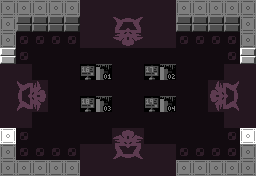

Tiled map render using the project's own tile images. Description and the map definition, with tile-layer contents summarised, below:
An orthogonal 16x11 tile map with 16x16 px tiles, 18 tile layers (Base, Attributes, Base, Attributes, ...), 6 tilesets.

<map version="1.10" tiledversion="1.11.2" orientation="orthogonal" renderorder="right-down" width="16" height="11" tilewidth="16" tileheight="16" infinite="0" nextlayerid="66" nextobjectid="1">
 <properties>
  <property name="category" value="exterior" />
  <property name="color_emphasis" value="0" />
  <property name="dark" type="bool" value="true" />
  <property name="exit_east" type="bool" value="true" />
  <property name="exit_north" type="bool" value="true" />
  <property name="exit_south" type="bool" value="true" />
  <property name="exit_west" type="bool" value="true" />
  <property name="forbid_player_spawning" type="bool" value="false" />
  <property name="has_exit" type="bool" value="true" />
  <property name="is_warp" type="bool" value="true" />
  <property name="raster_effect" value="RASTER_EFFECT_NONE" />
  <property name="room_obj_palette" value="sprite_palette_overworld_table" />
  <property name="room_palette" value="warp_palette_table" />
 </properties>
 <tileset firstgid="1" source="../../MapTiles.tsx" />
 <tileset firstgid="257" source="../../DiscoFloorTiles.tsx" />
 <tileset firstgid="289" source="../../Attributes.tsx" />
 <tileset firstgid="293" source="../../TechnicalTiles.tsx" />
 <tileset firstgid="357" source="../../ExitTiles.tsx" />
 <tileset firstgid="485" source="../../SignTiles.tsx" />
 <layer id="1" name="Base" width="16" height="11" opacity="0.5">
  <data>[176 cells, 176 non-empty, 12 distinct tile ids]</data>
 </layer>
 <layer id="2" name="Attributes" width="16" height="11" opacity="0.2">
  <data>[176 cells, 163 non-empty, 1 distinct tile ids]</data>
 </layer>
 <group id="36" name="Exit - West" class="overlay">
  <properties>
   <property name="adjacent_challenge" type="bool" value="true" />
   <property name="adjacent_exterior" type="bool" value="true" />
   <property name="adjacent_interior" type="bool" value="true" />
   <property name="adjacent_shop" type="bool" value="true" />
   <property name="direction" value="west" />
  </properties>
  <layer id="37" name="Base" width="16" height="11">
   <data>[176 cells, 10 non-empty, 3 distinct tile ids]</data>
  </layer>
  <layer id="38" name="Attributes" width="16" height="11" opacity="0.18">
   <data>[176 cells, 3 non-empty, 1 distinct tile ids]</data>
  </layer>
 </group>
 <group id="30" name="Exit - East" class="overlay">
  <properties>
   <property name="adjacent_challenge" type="bool" value="true" />
   <property name="adjacent_exterior" type="bool" value="true" />
   <property name="adjacent_interior" type="bool" value="true" />
   <property name="adjacent_shop" type="bool" value="true" />
   <property name="direction" value="east" />
  </properties>
  <layer id="31" name="Base" width="16" height="11">
   <data>[176 cells, 10 non-empty, 3 distinct tile ids]</data>
  </layer>
  <layer id="32" name="Attributes" width="16" height="11" opacity="0.2">
   <data>[176 cells, 6 non-empty, 1 distinct tile ids]</data>
  </layer>
 </group>
 <group id="33" name="Exit - South" class="overlay">
  <properties>
   <property name="adjacent_challenge" type="bool" value="true" />
   <property name="adjacent_exterior" type="bool" value="true" />
   <property name="adjacent_interior" type="bool" value="true" />
   <property name="adjacent_shop" type="bool" value="true" />
   <property name="direction" value="south" />
  </properties>
  <layer id="34" name="Base" width="16" height="11">
   <data>[176 cells, 12 non-empty, 1 distinct tile ids]</data>
  </layer>
  <layer id="35" name="Attributes" width="16" height="11" opacity="0.13">
   <data>[176 cells, 0 non-empty, 0 distinct tile ids]</data>
  </layer>
 </group>
 <group id="39" name="Exit - North" class="overlay">
  <properties>
   <property name="adjacent_challenge" type="bool" value="true" />
   <property name="adjacent_exterior" type="bool" value="true" />
   <property name="adjacent_interior" type="bool" value="true" />
   <property name="adjacent_shop" type="bool" value="true" />
   <property name="direction" value="north" />
  </properties>
  <layer id="40" name="Base" width="16" height="11">
   <data>[176 cells, 18 non-empty, 1 distinct tile ids]</data>
  </layer>
  <layer id="41" name="Attributes" width="16" height="11" opacity="0.13">
   <data>[176 cells, 0 non-empty, 0 distinct tile ids]</data>
  </layer>
 </group>
 <group id="45" name="Challenge - West" class="overlay">
  <properties>
   <property name="adjacent_challenge" type="bool" value="true" />
   <property name="adjacent_exterior" type="bool" value="false" />
   <property name="adjacent_interior" type="bool" value="false" />
   <property name="adjacent_shop" type="bool" value="false" />
   <property name="direction" value="west" />
  </properties>
  <layer id="46" name="Base" width="16" height="11">
   <data>[176 cells, 4 non-empty, 4 distinct tile ids]</data>
  </layer>
  <layer id="47" name="Attributes" width="16" height="11" opacity="0.2">
   <data>[176 cells, 0 non-empty, 0 distinct tile ids]</data>
  </layer>
 </group>
 <group id="42" name="Challenge - East" class="overlay">
  <properties>
   <property name="adjacent_challenge" type="bool" value="true" />
   <property name="adjacent_exterior" type="bool" value="false" />
   <property name="adjacent_interior" type="bool" value="false" />
   <property name="adjacent_shop" type="bool" value="false" />
   <property name="direction" value="east" />
  </properties>
  <layer id="43" name="Base" width="16" height="11">
   <data>[176 cells, 4 non-empty, 4 distinct tile ids]</data>
  </layer>
  <layer id="44" name="Attributes" width="16" height="11" opacity="0.2">
   <data>[176 cells, 0 non-empty, 0 distinct tile ids]</data>
  </layer>
 </group>
 <group id="51" name="Challenge - South" class="overlay">
  <properties>
   <property name="adjacent_challenge" type="bool" value="true" />
   <property name="adjacent_exterior" type="bool" value="false" />
   <property name="adjacent_interior" type="bool" value="false" />
   <property name="adjacent_shop" type="bool" value="false" />
   <property name="direction" value="south" />
  </properties>
  <layer id="52" name="Base" width="16" height="11">
   <data>[176 cells, 4 non-empty, 4 distinct tile ids]</data>
  </layer>
  <layer id="53" name="Attributes" width="16" height="11" opacity="0.2">
   <data>[176 cells, 0 non-empty, 0 distinct tile ids]</data>
  </layer>
 </group>
 <group id="48" name="Challenge - North" class="overlay">
  <properties>
   <property name="adjacent_challenge" type="bool" value="true" />
   <property name="adjacent_exterior" type="bool" value="false" />
   <property name="adjacent_interior" type="bool" value="false" />
   <property name="adjacent_shop" type="bool" value="false" />
   <property name="direction" value="north" />
  </properties>
  <layer id="49" name="Base" width="16" height="11">
   <data>[176 cells, 4 non-empty, 4 distinct tile ids]</data>
  </layer>
  <layer id="50" name="Attributes" width="16" height="11" opacity="0.2">
   <data>[176 cells, 0 non-empty, 0 distinct tile ids]</data>
  </layer>
 </group>
</map>
